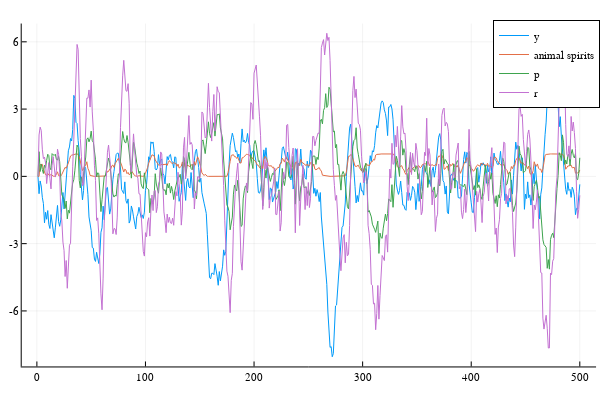

Notebook code cell kept with this figure:
### Code cell
plot(y, label="y");
plot!(anspirits, label="animal spirits")
plot!(p, label="p");
plot!(r, label="r")

### Figure 1 — Plotly figure (JSON) as saved in the notebook; plotly's stock layout.template omitted (floating-point values rounded to 4 significant figures; data arrays with more than 128 entries replaced by an {"elided": "..."} marker saying what was removed)
{"data": [{"colorbar": {"title": ""}, "legendgroup": "y", "line": {"color": "rgba(0, 154, 250, 1.000)", "dash": "solid", "shape": "linear", "width": 1}, "mode": "lines", "name": "y", "showlegend": true, "type": "scatter", "x": {"elided": "500 int values"}, "xaxis": "x1", "y": {"elided": "500 float values"}, "yaxis": "y1", "zmax": null, "zmin": null}, {"colorbar": {"title": ""}, "legendgroup": "animal spirits", "line": {"color": "rgba(227, 111, 71, 1.000)", "dash": "solid", "shape": "linear", "width": 1}, "mode": "lines", "name": "animal spirits", "showlegend": true, "type": "scatter", "x": {"elided": "500 int values"}, "xaxis": "x1", "y": {"elided": "500 float values"}, "yaxis": "y1", "zmax": null, "zmin": null}, {"colorbar": {"title": ""}, "legendgroup": "p", "line": {"color": "rgba(62, 164, 78, 1.000)", "dash": "solid", "shape": "linear", "width": 1}, "mode": "lines", "name": "p", "showlegend": true, "type": "scatter", "x": {"elided": "500 int values"}, "xaxis": "x1", "y": {"elided": "500 float values"}, "yaxis": "y1", "zmax": null, "zmin": null}, {"colorbar": {"title": ""}, "legendgroup": "r", "line": {"color": "rgba(195, 113, 210, 1.000)", "dash": "solid", "shape": "linear", "width": 1}, "mode": "lines", "name": "r", "showlegend": true, "type": "scatter", "x": {"elided": "500 int values"}, "xaxis": "x1", "y": {"elided": "500 float values"}, "yaxis": "y1", "zmax": null, "zmin": null}], "layout": {"annotations": [], "height": 400, "legend": {"bgcolor": "rgba(255, 255, 255, 1.000)", "bordercolor": "rgba(0, 0, 0, 1.000)", "borderwidth": 1, "font": {"color": "rgba(0, 0, 0, 1.000)", "family": "sans-serif", "size": 11}, "tracegroupgap": 0, "traceorder": "normal", "x": 1, "xanchor": "auto", "y": 1, "yanchor": "auto"}, "margin": {"b": 20, "l": 0, "r": 0, "t": 20}, "paper_bgcolor": "rgba(255, 255, 255, 1.000)", "plot_bgcolor": "rgba(255, 255, 255, 1.000)", "showlegend": true, "width": 600, "xaxis": {"anchor": "y1", "domain": [0.03619, 0.9934], "gridcolor": "rgba(0, 0, 0, 0.100)", "gridwidth": 0.5, "linecolor": "rgba(0, 0, 0, 1.000)", "mirror": false, "range": [-13.97, 515.0], "showgrid": true, "showline": true, "showticklabels": true, "tickangle": 0, "tickcolor": "rgb(0, 0, 0)", "tickfont": {"color": "rgba(0, 0, 0, 1.000)", "family": "sans-serif", "size": 11}, "tickmode": "array", "ticks": "inside", "ticktext": ["0", "100", "200", "300", "400", "500"], "tickvals": [0, 100, 200, 300, 400, 500], "title": "", "titlefont": {"color": "rgba(0, 0, 0, 1.000)", "family": "sans-serif", "size": 15}, "type": "-", "visible": true, "zeroline": false, "zerolinecolor": "rgba(0, 0, 0, 1.000)"}, "yaxis": {"anchor": "x1", "domain": [0.03762, 0.9902], "gridcolor": "rgba(0, 0, 0, 0.100)", "gridwidth": 0.5, "linecolor": "rgba(0, 0, 0, 1.000)", "mirror": false, "range": [-8.476, 6.815], "showgrid": true, "showline": true, "showticklabels": true, "tickangle": 0, "tickcolor": "rgb(0, 0, 0)", "tickfont": {"color": "rgba(0, 0, 0, 1.000)", "family": "sans-serif", "size": 11}, "tickmode": "array", "ticks": "inside", "ticktext": ["-6", "-3", "0", "3", "6"], "tickvals": [-6, -3, 0, 3, 6], "title": "", "titlefont": {"color": "rgba(0, 0, 0, 1.000)", "family": "sans-serif", "size": 15}, "type": "-", "visible": true, "zeroline": false, "zerolinecolor": "rgba(0, 0, 0, 1.000)"}}}
